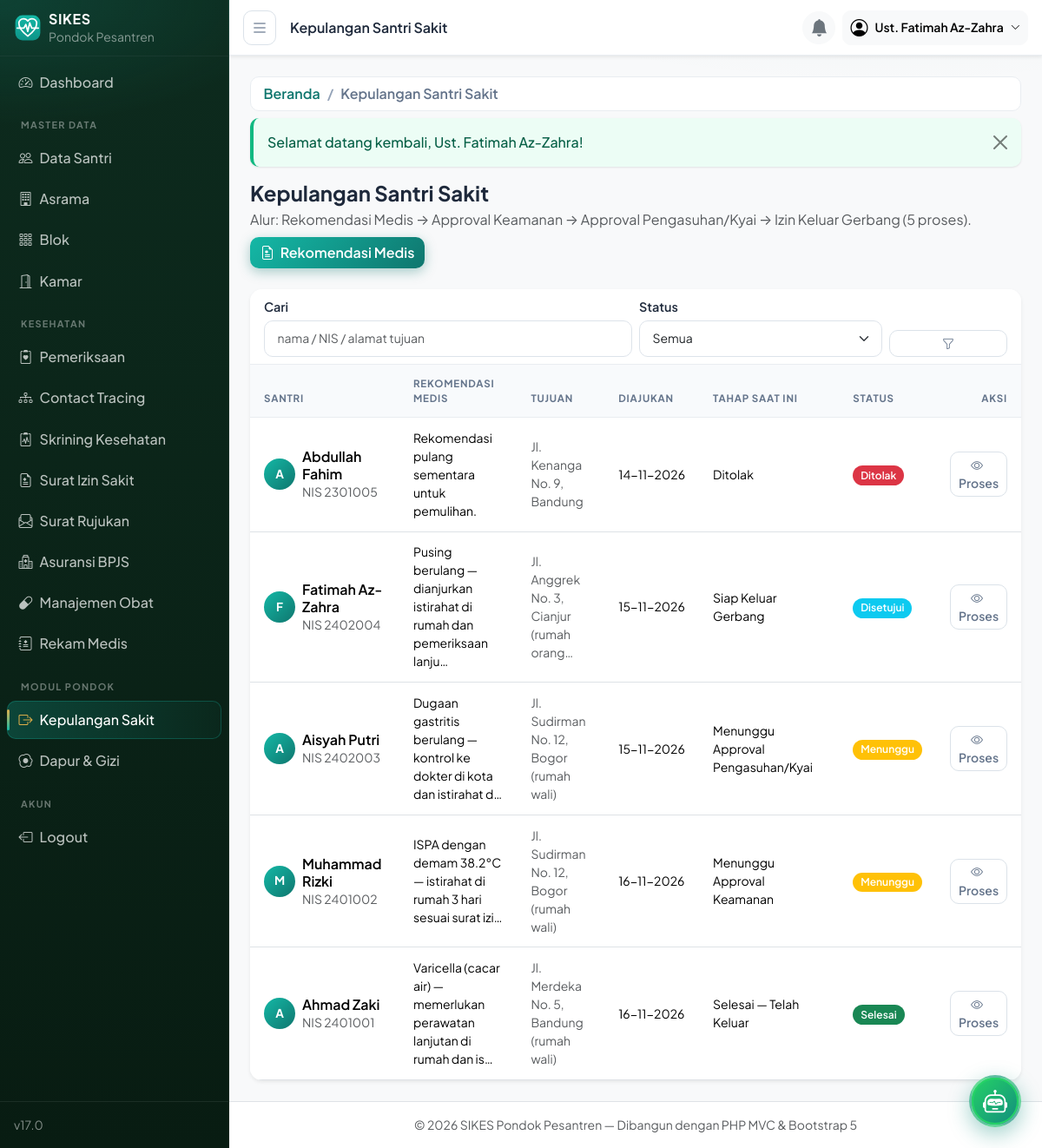
Screenshot of /kepulangan (signed in) with the database file from the repository.
### tables this page shows
CREATE TABLE kepulangan (
  id                 BIGINT UNSIGNED AUTO_INCREMENT PRIMARY KEY,
  santri_id          INT UNSIGNED NOT NULL,
  pemeriksaan_id     BIGINT UNSIGNED DEFAULT NULL COMMENT 'dasar rekomendasi (opsional)',
  alasan_medis       TEXT NOT NULL COMMENT 'rekomendasi tenaga medis',
  alamat_tujuan      VARCHAR(255) NOT NULL,
  tanggal_pengajuan  DATE NOT NULL,
  status             ENUM('menunggu','disetujui','ditolak','selesai') NOT NULL DEFAULT 'menunggu',
  medis_id           INT UNSIGNED DEFAULT NULL,
  medis_catatan      TEXT DEFAULT NULL,
  keamanan_id        INT UNSIGNED DEFAULT NULL,
  keamanan_status    ENUM('menunggu','disetujui','ditolak') NOT NULL DEFAULT 'menunggu',
  keamanan_catatan   VARCHAR(500) DEFAULT NULL,
  keamanan_at        DATETIME DEFAULT NULL,
  pengasuhan_id      INT UNSIGNED DEFAULT NULL,
  pengasuhan_status  ENUM('menunggu','disetujui','ditolak') NOT NULL DEFAULT 'menunggu',
  pengasuhan_catatan VARCHAR(500) DEFAULT NULL,
  pengasuhan_at      DATETIME DEFAULT NULL,
  gerbang_id         INT UNSIGNED DEFAULT NULL,
  gerbang_at         DATETIME DEFAULT NULL,
  created_at         TIMESTAMP NOT NULL DEFAULT CURRENT_TIMESTAMP,
  updated_at         TIMESTAMP NOT NULL DEFAULT CURRENT_TIMESTAMP ON UPDATE CURRENT_TIMESTAMP,
  INDEX idx_kepulangan_status (status),
  CONSTRAINT fk_kepulangan_santri FOREIGN KEY (santri_id) REFERENCES santri (id)
    ON DELETE CASCADE ON UPDATE CASCADE,
  CONSTRAINT fk_kepulangan_pemeriksaan FOREIGN KEY (pemeriksaan_id) REFERENCES pemeriksaan (id)
    ON DELETE SET NULL ON UPDATE CASCADE,
  CONSTRAINT fk_kepulangan_medis FOREIGN KEY (medis_id) REFERENCES users (id)
    ON DELETE SET NULL ON UPDATE CASCADE,
  CONSTRAINT fk_kepulangan_keamanan FOREIGN KEY (keamanan_id) REFERENCES users (id)
    ON DELETE SET NULL ON UPDATE CASCADE,
  CONSTRAINT fk_kepulangan_pengasuhan FOREIGN KEY (pengasuhan_id) REFERENCES users (id)
    ON DELETE SET NULL ON UPDATE CASCADE,
  CONSTRAINT fk_kepulangan_gerbang FOREIGN KEY (gerbang_id) REFERENCES users (id)
    ON DELETE SET NULL ON UPDATE CASCADE
);

CREATE TABLE santri (
  id            INT UNSIGNED AUTO_INCREMENT PRIMARY KEY,
  nis           VARCHAR(20) NOT NULL UNIQUE,
  nisn          VARCHAR(15) DEFAULT NULL UNIQUE,
  nama          VARCHAR(100) NOT NULL,
  jenis_kelamin ENUM('L','P') NOT NULL,
  tempat_lahir  VARCHAR(100) DEFAULT NULL,
  tanggal_lahir DATE DEFAULT NULL,
  alamat        VARCHAR(255) DEFAULT NULL,
  no_telepon    VARCHAR(20) DEFAULT NULL,
  wali_id       INT UNSIGNED DEFAULT NULL,
  kamar_id      INT UNSIGNED DEFAULT NULL COMMENT 'NULL = belum ditempatkan',
  status        ENUM('aktif','nonaktif') NOT NULL DEFAULT 'aktif',
  created_at    TIMESTAMP NOT NULL DEFAULT CURRENT_TIMESTAMP,
  updated_at    TIMESTAMP NOT NULL DEFAULT CURRENT_TIMESTAMP ON UPDATE CURRENT_TIMESTAMP,
  INDEX idx_santri_nama (nama),
  INDEX idx_santri_status (status),
  CONSTRAINT fk_santri_wali FOREIGN KEY (wali_id) REFERENCES wali_santri (id)
    ON DELETE SET NULL ON UPDATE CASCADE,
  CONSTRAINT fk_santri_kamar FOREIGN KEY (kamar_id) REFERENCES kamar (id)
    ON DELETE SET NULL ON UPDATE CASCADE
);

### app/core/helpers.php (called while the page is built, shortened)
<?php
function e(?string $value): string
{
    return htmlspecialchars($value ?? '', ENT_QUOTES, 'UTF-8');
}
function base_url(string $path = ''): string
{
    return APP_URL . '/' . ltrim($path, '/');
}
function app_base_path(): string
{
    $dir = rtrim(str_replace('\\', '/', dirname($_SERVER['SCRIPT_NAME'] ?? '/')), '/');
    return $dir;
}
function current_path(): string
{
    $uri  = parse_url($_SERVER['REQUEST_URI'] ?? '/', PHP_URL_PATH) ?: '/';
    $base = app_base_path();
    $uri = '/' . trim($uri, '/');
    return $uri === '//' ? '/' : $uri;
}

### app/core/Controller.php (called while the page is built, shortened)
<?php
abstract class Controller
{
    protected function view(string $view, array $vars = [], ?string $layout = 'layouts/main'): void
    {
        extract($vars, EXTR_SKIP);
        require ROOT_PATH . '/app/views/' . str_replace('..', '', $layout) . '.php';
    }
}

### app/controllers/KepulanganController.php (called while the page is built, shortened)
<?php
class KepulanganController extends Controller
{
    private Kepulangan $kepulangan;
    public function __construct()
    {
        $this->kepulangan = new Kepulangan();
    }
    public function index(): void
    {
        $filters = [
            'q'      => trim($_GET['q'] ?? ''),
            'status' => isset(Kepulangan::STATUS_LABEL[$_GET['status'] ?? '']) ? $_GET['status'] : '',
        ];
        $page = max(1, (int) ($_GET['page'] ?? 1));
        $this->view('kepulangan/index', [
            'title'   => 'Kepulangan Santri Sakit',
            'user'    => Auth::user(),
            'data'    => $this->kepulangan->paginate($page, 10, $filters),
            'filters' => $filters,
        ]);
    }
}

### app/core/App.php (called while the page is built, shortened)
<?php
class App
{
    public function run(): void
    {
        if (Session::isLoggedIn()) {
            Session::refreshPermissions();
        }
        $router = new Router();
        $router->dispatch();
    }
}

### public/index.php (called while the page is built, shortened)
<?php
require ROOT_PATH . '/app/core/helpers.php';
require ROOT_PATH . '/app/core/App.php';
(new App\Core\App())->run();

### app/core/Session.php (called while the page is built, shortened)
<?php
class Session
{
    public static function refreshPermissions(): void
    {
        $user = self::user();
        try {
            $db = Database::getInstance();
            $role = $db->fetch(
                'SELECT id, name, slug, is_system FROM roles WHERE id = ? LIMIT 1',
                [$user['role_id']]
            );
        } catch (\Throwable $e) {
        }
    }
    public static function user(): ?array
    {
        $user = $_SESSION['user'] ?? null;
        return $user;
    }
}

### app/core/Auth.php (called while the page is built, shortened)
<?php
final class Auth
{
    public static function user(): ?array
    {
        return Session::user();
    }
    public static function isSuper(): bool
    {
        return (bool) (Session::user()['is_super'] ?? false);
    }
    public static function roleSlug(): ?string
    {
        return Session::user()['role_slug'] ?? null;
    }
    public static function hasRole(string $slug): bool
    {
        return self::roleSlug() === $slug;
    }
}

### app/core/Database.php (called while the page is built, shortened)
<?php
class Database
{
    private static ?Database $instance = null;
    private PDO $pdo;
    private function __construct()
    {
        $dsn = sprintf('mysql:host=%s;port=%s;dbname=%s;charset=%s', DB_HOST, DB_PORT, DB_NAME, DB_CHARSET);
        try {
            $this->pdo = new PDO($dsn, DB_USER, DB_PASS, [
                PDO::ATTR_ERRMODE            => PDO::ERRMODE_EXCEPTION,
                PDO::ATTR_DEFAULT_FETCH_MODE => PDO::FETCH_ASSOC,
                PDO::ATTR_EMULATE_PREPARES   => false,
            ]);
        } catch (PDOException $e) {
            if (APP_ENV === 'development') {
                exit('Koneksi database gagal: ' . $e->getMessage()
                    . ' — periksa app/config/config.php dan pastikan database sudah diimpor.');
            }
            exit('Terjadi kesalahan pada server. Silakan coba lagi nanti.');
        }
    }
    public static function getInstance(): Database
    {
        return self::$instance ??= new self();
    }
    public function query(string $sql, array $params = []): PDOStatement
    {
        $stmt = $this->pdo->prepare($sql);
        $stmt->execute($params);
        return $stmt;
    }
    public function fetch(string $sql, array $params = []): ?array
    {
        $row = $this->query($sql, $params)->fetch();
        return $row ?: null;
    }
    public function fetchAll(string $sql, array $params = []): array
    {
        return $this->query($sql, $params)->fetchAll();
    }
}

### app/models/Kepulangan.php (called while the page is built, shortened)
<?php
class Kepulangan extends Model
{
    public static function currentStage(array $row): string
    {
        if ($row['status'] === 'ditolak') return 'ditolak';
        if ($row['status'] === 'selesai') return 'selesai';
        if ($row['keamanan_status'] === 'menunggu')   return 'keamanan';
        if ($row['pengasuhan_status'] === 'menunggu') return 'pengasuhan';
        return 'gerbang';
    }
    public function paginate(int $page, int $perPage, array $f = []): array
    {
        $offset = max(0, ($page - 1) * $perPage);
        $where  = [];
        $params = [];
        $whereSql = $where ? ' WHERE ' . implode(' AND ', $where) : '';
        $join     = ' FROM kepulangan kp JOIN santri s ON s.id = kp.santri_id';
        $total = (int) ($this->db->fetch("SELECT COUNT(*) AS total{$join}{$whereSql}", $params)['total'] ?? 0);
        $rows = $this->db->fetchAll(
            self::BASE . "{$whereSql} ORDER BY kp.id DESC LIMIT {$perPage} OFFSET {$offset}",
            $params
        );
        return ['rows' => $rows, 'total' => $total, 'page' => $page, 'pages' => max(1, (int) ceil($total / $perPage))];
    }
}

### app/core/Model.php (called while the page is built, shortened)
<?php
abstract class Model
{
    public function __construct()
    {
        $this->db = Database::getInstance();
    }
}

### app/views/kepulangan/index.php (the view, shortened to what this page needs)
<?php
 $isMedis = Auth::isSuper() || Auth::hasRole('tenaga-medis');
?>
<div class="d-flex flex-wrap align-items-center justify-content-between mb-4 gap-2">
    <div>
        <h1 class="h4 fw-bold mb-1">Kepulangan Santri Sakit</h1>
        <p class="text-muted mb-0">Alur: Rekomendasi Medis &rarr; Approval Keamanan &rarr; Approval Pengasuhan/Kyai &rarr; Izin Keluar Gerbang (<?= (int) $data['total'] ?> proses).</p>
    </div>
    <?php if ($isMedis): ?>
    <a href="<?= base_url('/kepulangan/create') ?>" class="btn btn-brand">
        <i class="bi bi-file-earmark-medical me-1"></i> Rekomendasi Medis
    </a>
    <?php endif; ?>
</div>
<?php require ROOT_PATH . '/app/views/partials/flash.php'; ?>
<div class="card border-0 shadow-sm">
    <div class="card-header bg-white">
        <form class="row g-2 align-items-end" method="GET" action="<?= base_url('/kepulangan') ?>">
            <div class="col-md-6">
                <label class="form-label small mb-1">Cari</label>
                <input type="text" name="q" class="form-control form-control-sm"
                       placeholder="nama / NIS / alamat tujuan" value="<?= e($filters['q']) ?>">
            </div>
            <div class="col-6 col-md-4">
                <label class="form-label small mb-1">Status</label>
                <select name="status" class="form-select form-select-sm">
                    <option value="">Semua</option>
                </select>
            </div>
            <div class="col-6 col-md-2 d-grid">
                <button class="btn btn-sm btn-outline-secondary"><i class="bi bi-funnel"></i></button>
            </div>
        </form>
    </div>
    <div class="table-responsive">
        <table class="table table-hover align-middle mb-0">
            <thead><tr>
                <th>Santri</th><th>Rekomendasi Medis</th><th>Tujuan</th><th>Diajukan</th>
                <th>Tahap Saat Ini</th><th>Status</th><th class="text-end">Aksi</th>
            </tr></thead>
            <tbody>
            <?php foreach ($data['rows'] as $row): $stage = Kepulangan::currentStage($row); ?>
                <tr>
                    <td>
                        <div class="d-flex align-items-center gap-2">
                            <div class="avatar-sm"><?= e(strtoupper(mb_substr($row['santri_nama'], 0, 1))) ?></div>
                            <div class="lh-sm">
                                <div class="fw-semibold"><?= e($row['santri_nama']) ?></div>
                                <small class="text-muted">NIS <?= e($row['nis']) ?></small>
                            </div>
                        </div>
                    </td>
                    <td class="small" style="max-width:220px"><?= e(mb_strimwidth($row['alasan_medis'], 0, 70, '…')) ?></td>
                    <td class="small text-muted" style="max-width:150px"><?= e(mb_strimwidth($row['alamat_tujuan'], 0, 40, '…')) ?></td>
                    <td class="small text-nowrap"><?= e(date('d-m-Y', strtotime($row['tanggal_pengajuan']))) ?></td>
                    <td class="small"><?= Kepulangan::STAGE_LABEL[$stage] ?></td>
                    <td>
                        <span class="badge bg-<?= Kepulangan::STATUS_COLOR[$row['status']] ?> text-white">
                            <?= Kepulangan::STATUS_LABEL[$row['status']] ?>
                        </span>
                    </td>
                    <td class="text-end">
                        <a class="btn btn-sm btn-outline-secondary" href="<?= base_url('/kepulangan/' . $row['id']) ?>">
                            <i class="bi bi-eye me-1"></i>Proses
                        </a>
                    </td>
                </tr>
            <?php endforeach; ?>
            </tbody>
        </table>
    </div>
</div>

### app/core/Router.php (shortened to what this page needs)
<?php
class Router
{
    private array $routes = [];
    private function add(string $method, string $path, string $handler, ?string $permission): void
    {
        $this->routes[] = compact('method', 'path', 'handler', 'permission');
    }
    public function dispatch(): void
    {
        $httpMethod = strtoupper($_SERVER['REQUEST_METHOD']);
        $uri        = current_path();
        foreach ($this->routes as $route) {
            if ($route['method'] !== $httpMethod) {
                continue;
            }
            if (preg_match($this->toRegex($route['path']), $uri, $matches)) {
                $params = array_values(array_filter($matches, 'is_string', ARRAY_FILTER_USE_KEY));
                $this->invoke($route['handler'], $params);
                return;
            }
        }
    }
    private function toRegex(string $path): string
    {
        $regex = preg_replace('#\{([a-zA-Z_][a-zA-Z0-9_]*)\}#', '(?<$1>[a-zA-Z0-9_-]+)', $path);
        return '#^' . $regex . '$#';
    }
    private function invoke(string $handler, array $params): void
    {
        [$controllerName, $action] = explode('@', $handler);
        (new $class())->{$action}(...$params);
    }
}

### rows the page displays
kepulangan: santri.nama "A", santri.nama "Abdullah Fahim", santri.nis "2301005", alasan_medis "Rekomendasi pulang sementara untuk pemulihan.", alamat_tujuan "Jl. Kenanga No. 9, Bandung", tanggal_pengajuan "14-11-2026", status "Ditolak"
kepulangan: santri.nama "F", santri.nama "Fatimah Az-Zahra", santri.nis "2402004", alasan_medis "Pusing berulang — dianjurkan istirahat di rumah dan pemeriksaan lanju…", alamat_tujuan "Jl. Anggrek No. 3, Cianjur (rumah orang…", tanggal_pengajuan "15-11-2026", stage "Siap Keluar Gerbang", status "Disetujui"
kepulangan: santri.nama "A", santri.nama "Aisyah Putri", santri.nis "2402003", alasan_medis "Dugaan gastritis berulang — kontrol ke dokter di kota dan istirahat d…", alamat_tujuan "Jl. Sudirman No. 12, Bogor (rumah wali)", tanggal_pengajuan "15-11-2026", pengasuhan_status "Menunggu Approval Pengasuhan/Kyai", status "Menunggu"
kepulangan: santri.nama "M", santri.nama "Muhammad Rizki", santri.nis "2401002", alasan_medis "ISPA dengan demam 38.2°C — istirahat di rumah 3 hari sesuai surat izi…", alamat_tujuan "Jl. Sudirman No. 12, Bogor (rumah wali)", tanggal_pengajuan "16-11-2026", keamanan_status "Menunggu Approval Keamanan", status "Menunggu"
kepulangan: santri.nama "A", santri.nama "Ahmad Zaki", santri.nis "2401001", alasan_medis "Varicella (cacar air) — memerlukan perawatan lanjutan di rumah dan is…", alamat_tujuan "Jl. Merdeka No. 5, Bandung (rumah wali)", tanggal_pengajuan "16-11-2026", status "Selesai — Telah Keluar", status "Selesai"

### other values shown
$bcItem['label'] "Beranda"
$bcItem['label'] "Kepulangan Santri Sakit"
$message "Selamat datang kembali, Ust. Fatimah Az-Zahra!"
